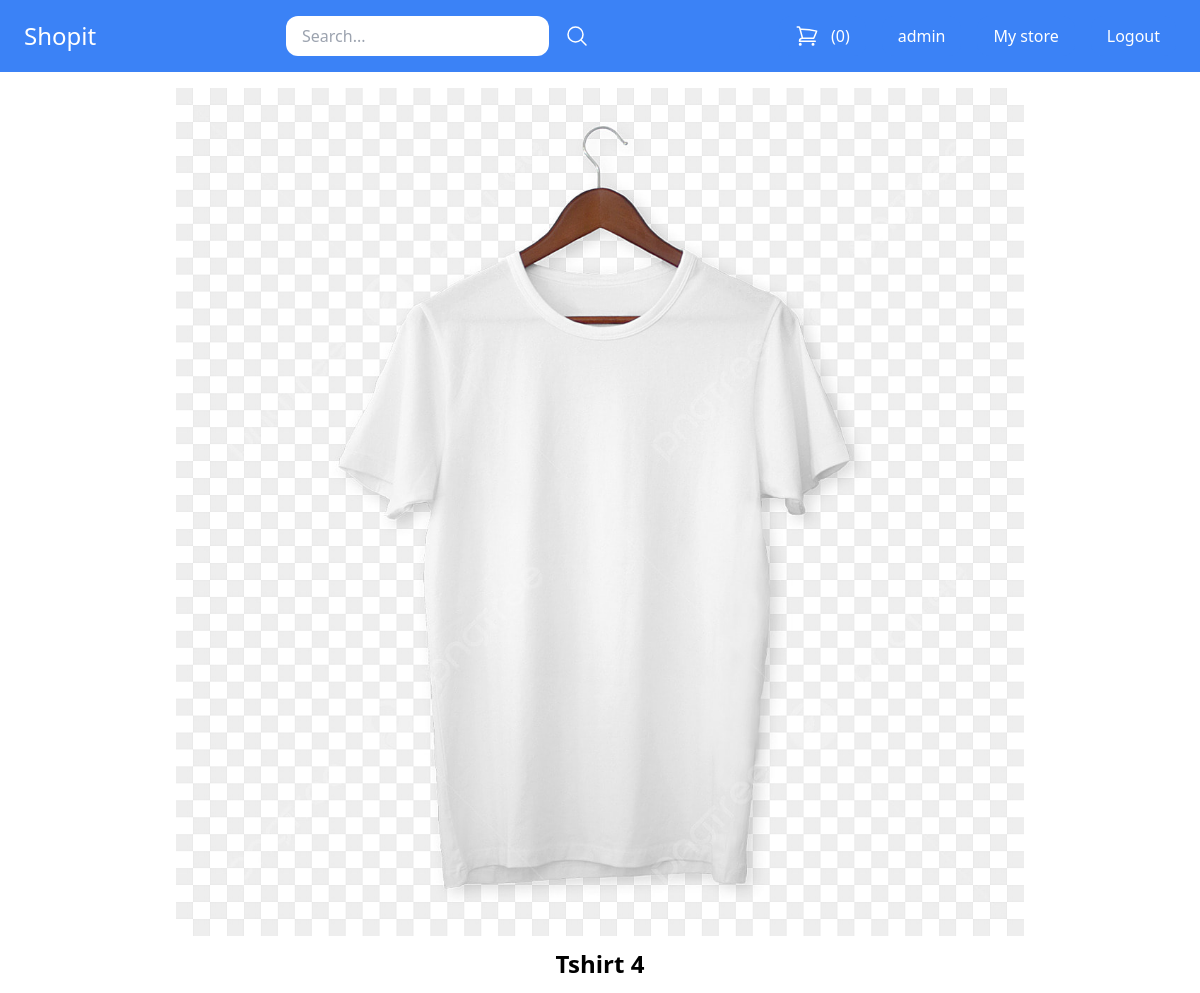
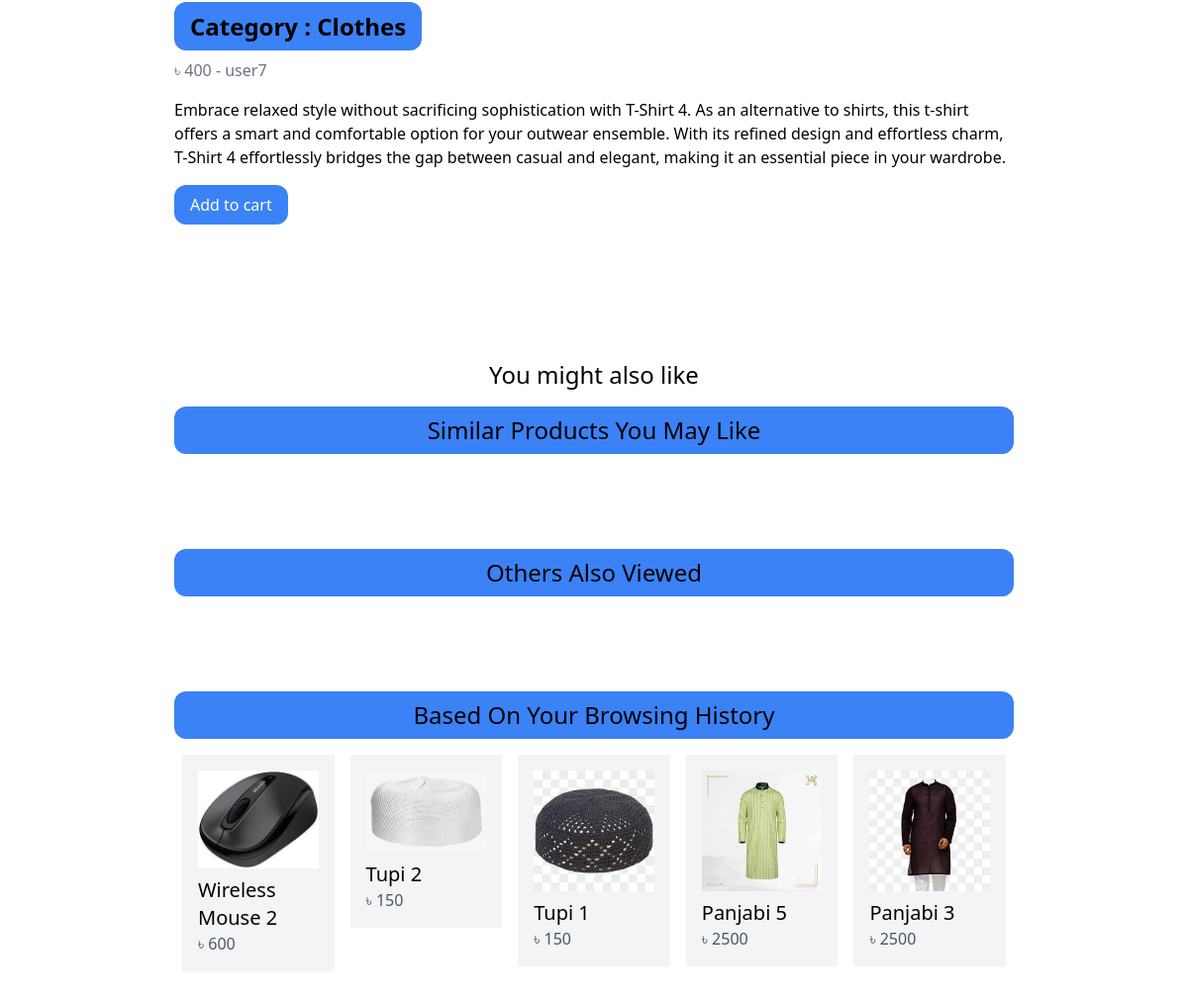
Screenshot of /product/cloth/tshirt-4/ (signed in) with the database file from the repository (2 pictures, top to bottom).
### core/models.py (models this page shows, shortened)
class Product(models.Model):
	DRAFT = 'draft'
	WAITING_APPROVAL = 'waitingapproval'
	ACTIVE = 'active'
	DELETED = 'deleted'
	STATUS_CHOICES = {
		(DRAFT, 'Draft'),
		(WAITING_APPROVAL, 'Waiting approval'),
		(ACTIVE, 'Active'),
		(DELETED, 'Deleted'),
	}
	user = models.ForeignKey(User, related_name='products', on_delete=models.CASCADE)
	category = models.ForeignKey(Category, related_name='products', on_delete=models.CASCADE)
	title = models.CharField(max_length=50)
	slug = models.SlugField(max_length=50)
	description = models.TextField(blank=True)
	tags = models.TextField(default='')
	price = models.PositiveIntegerField()
	image = models.ImageField(upload_to='uploads/product_images', blank=True, null=True)
	thumbnail = models.ImageField(upload_to='uploads/product_images/thumbnail', blank=True, null=True)
	created_at = models.DateTimeField(auto_now_add=True)
	updated_at = models.DateTimeField(auto_now=True)
	status = models.CharField(max_length=50, choices=STATUS_CHOICES, default=ACTIVE)
	average_rating = models.DecimalField(max_digits=3, decimal_places=1, default=0)
	view_count = models.PositiveIntegerField(default=0)
	class Meta:
		ordering = ('-created_at',)
	def get_thumbnail(self):
		if self.thumbnail:
			return self.thumbnail.url

class Category(models.Model):
	title = models.CharField(max_length=50)
	slug = models.SlugField(max_length=50)
	class Meta:
		verbose_name_plural = 'Categories'

### core/views.py (the view)
# urls.py: path('product/<slug:category_slug>/<slug:slug>/', views.product_detail, name='product_detail'),
def product_detail(request, category_slug, slug):
    product = get_object_or_404(Product, slug=slug, status=Product.ACTIVE)
    product.view_count += 1
    product.save()
    UserItemInteraction.objects.create(user=request.user, product=product)
    recommended_products = item_based_collaborative_filtering(product)
    recommended_products2 = user_based_collaborative_filtering(request.user)
    recommended_products3 = content_based_recommendation(request.user, product)
    user_bought_products = UserPurchase.objects.filter(user=request.user, product=product).exists()
    comment_form = CommentForm(request.POST or None)
    rating_form = RatingForm(request.POST or None)
    if request.method == 'POST' and comment_form.is_valid() and user_bought_products:
        comment_text = comment_form.cleaned_data['text']
        Comment.objects.create(user=request.user, product=product, text=comment_text)
    if request.method == 'POST' and rating_form.is_valid() and user_bought_products:
        rating = rating_form.cleaned_data['rating']
        UserRating.objects.update_or_create(user=request.user, product=product, defaults={'rating': rating})
    comments = Comment.objects.filter(product=product)
    ratings = UserRating.objects.filter(product=product)
    average_rating = ratings.aggregate(Avg('rating'))['rating__avg'] or 0
    no_full_stars = int(average_rating)
    full_stars = [1 for x in range(no_full_stars)]
    half_star = average_rating - no_full_stars
    no_empty_stars = 10 - no_full_stars - (half_star > 0)
    empty_stars = [1 for x in range(no_empty_stars)]
    return render(request, 'product_detail.html', {
        'product': product,
        'recommended_products': recommended_products,
        'recommended_products2': recommended_products2,
        'recommended_products3': recommended_products3,
        'user_bought_products': user_bought_products,
        'comment_form': comment_form,
        'comments' : comments,
        'rating_form': rating_form,
        'ratings': ratings,
        'average_rating': average_rating,
        'full_stars': full_stars, 'half_star': half_star, 'empty_stars': empty_stars,
    })

### core/forms.py
class CommentForm(forms.ModelForm):
    class Meta:
        model = Comment
        fields = ['text']
        widgets = {
            'text': forms.Textarea(attrs={
                'placeholder': 'Share your thoughts...',
                'class': 'w-full px-4 py-2 text-gray-700 bg-white border rounded-lg focus:outline-none focus:ring focus:border-blue-300',
                'rows': 3,
            }),
        }

class RatingForm(forms.Form):
    rating = forms.DecimalField(label='Rating', max_digits=3, decimal_places=1, min_value=0, max_value=10)

### core/views.py (called while the page is built)
def preprocess_text(text):
    tokens = word_tokenize(text)
    tokens = [token for token in tokens if token]
    tokens = ['NUM' if token.isdigit() else token for token in tokens]
    tokens = [token.strip() for token in tokens]
    tokens = list(set(tokens))
    return tokens

### core/templates/product_detail.html (shortened to what this page needs)
{% extends 'base.html' %}
{% block content %}
{% if product.image %}
<div class="flex justify-center mb-3">
  <img src="{{ product.image.url }}" alt="Image of {{ product.title }}">
</div>
{% endif %}
<h1 class="text-2xl text-center font-semibold">{{ product.title }}</h1>
<br>
<a href="{% url 'category_detail' product.category.slug %}" class="text-2xl mt-4 text-center px-4 py-2 bg-blue-500 hover:bg-blue-700 rounded-xl font-semibold">Category : {{ product.category.title }}</a>
<p class="text-s mt-4 text-gray-500">
  ৳ {{ product.price }}
  -
  <a href="{% url 'vendor_detail' product.user.id %}">{{ product.user.username }}</a>
</p>
{% if product.description %}
<p class="mt-4">
  {{ product.description }}
</p>
{% endif %}
<a href="{% url 'add_to_cart' product.id %}" class="inline-block mt-4 px-4 py-2 bg-blue-500 hover:bg-blue-700 text-white rounded-xl">Add to cart</a>
<br>
<br>
<br>
<br>
<br>
<br>
<h2 class="mt-4 text-2xl text-center"> You might also like </h2>
<h2 class="mt-4 text-2xl px-4 py-2 bg-blue-500 rounded-xl text-center">Similar Products You May Like </h2>
<br>
<br>
<br>
<h2 class="mt-4 text-2xl px-4 py-2 bg-blue-500 rounded-xl text-center">Others Also Viewed </h2>
<br>
<br>
<br>
<h2 class="mt-4 text-2xl px-4 py-2 bg-blue-500 rounded-xl text-center">Based On Your Browsing History </h2>
<div class="mt-2 flex flex-wrap">
  {% for product in recommended_products3 %}
  <div class="product w-1/5 p-2">
    <div class="p-4 bg-gray-100">
      <a href="{%  url 'product_detail' product.category.slug product.slug %}">
      <div class="image mb-2">
        <img src="{{ product.get_thumbnail }}" alt="Image of {{ product.title }}">
      </div>
      <h2 class="text-xl">{{ product.title }}</h2>
      <p class="text-s text-gray-600">৳ {{ product.price }} </p>
      </a>
    </div>
  </div>
  {% endfor %}
</div>
<br>
{% endblock %}

### core/templates/base.html (shortened to what this page needs)
<!doctype html>
<html>
<head>
  <script src="https://cdn.tailwindcss.com"></script>
</head>
<body>
	<nav class="max-w mx-auto py-4 px-6 flex items-center justify-between bg-blue-500">
		<div class="logo">
			<a href="/" class="text-2xl text-white">Shopit</a>
		</div>
		<div class="search">
			<form method="get" action="/search/" class="flex items-center space-x-4">
				<input type="search" class="py-2 px-4 rounded-xl" name='query' placeholder="Search...">
				<button>
					<svg xmlns="http://www.w3.org/2000/svg" fill="none" viewBox="0 0 24 24" stroke-width="1.5" stroke="currentColor" class="w-6 h-6 text-white">
  				<path stroke-linecap="round" stroke-linejoin="round" d="M21 21l-5.197-5.197m0 0A7.5 7.5 0 105.196 5.196a7.5 7.5 0 0010.607 10.607z" />
					</svg>
				</button>
			</form>
		</div>
		<div class="menu flex items-center space-x-4">
			<a href="{% url 'cart_view' %}" class="flex space-x-3 py-2 px-4 bg-blue-500 hover:bg-blue-700 rounded-xl text-white"> <span>({{ cart|length }})</span></a>
			{% if request.user.is_authenticated %}
				<a href="{% url 'myaccount' %}" class="py-2 px-4 bg-blue-500 hover:bg-blue-700 rounded-xl text-white">{{request.user.username}}</a>
				<a href="{% url 'mystore' %}" class="py-2 px-4 bg-blue-500 hover:bg-blue-700 rounded-xl text-white">My store</a>
				<a href="{% url 'logout' %}" class="py-2 px-4 bg-blue-500 hover:bg-blue-700 rounded-xl text-white">Logout</a>
			{% else %}
				<a href="{% url 'login' %}" class="py-2 px-4 bg-blue-500 hover:bg-blue-700 rounded-xl text-white">Login</a>
			{% endif %}
		</div>
	</nav>
	<div class="max-w-4xl mx-auto py-4 px-6">
		{% block content %}
		{% endblock %}
	</div>
</body>
</html>

### rows the page displays
Product: image (picture), title "Tshirt 4", category "Clothes", price "400", user.username "user7", description "Embrace relaxed style without sacrificing sophistication with T-Shirt 4. As an alternative to shirts, this t-shirt offers a smart and comfortable option for your outwear ensemble. With its refined design and effortless charm, T-Shirt 4 effortlessly bridges the gap between casual and elegant, making it an essential piece in your wardrobe."
Product: get_thumbnail (picture), title "Wireless Mouse 2", price "600"
Product: get_thumbnail (picture), title "Tupi 2", price "150"
Product: get_thumbnail (picture), title "Tupi 1", price "150"
Product: get_thumbnail (picture), title "Panjabi 5", price "2500"
Product: get_thumbnail (picture), title "Panjabi 3", price "2500"

### other values shown
{{ cart|length }} "0"
{{ request.user.username }} "admin"
